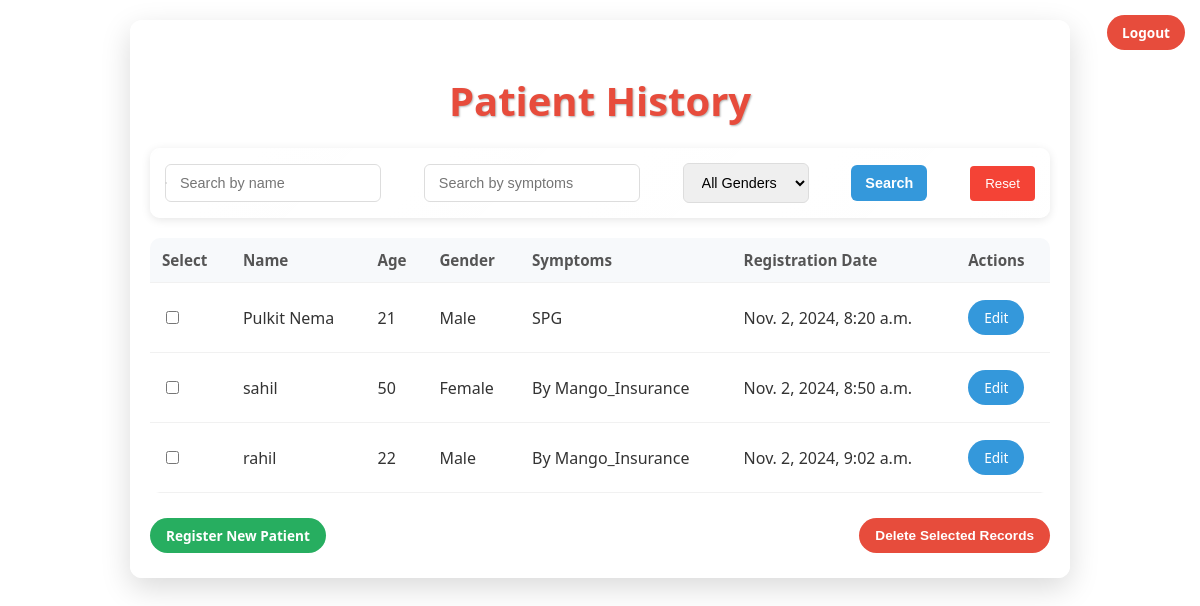
Before: /users/history/ (signed in) with the older database file.
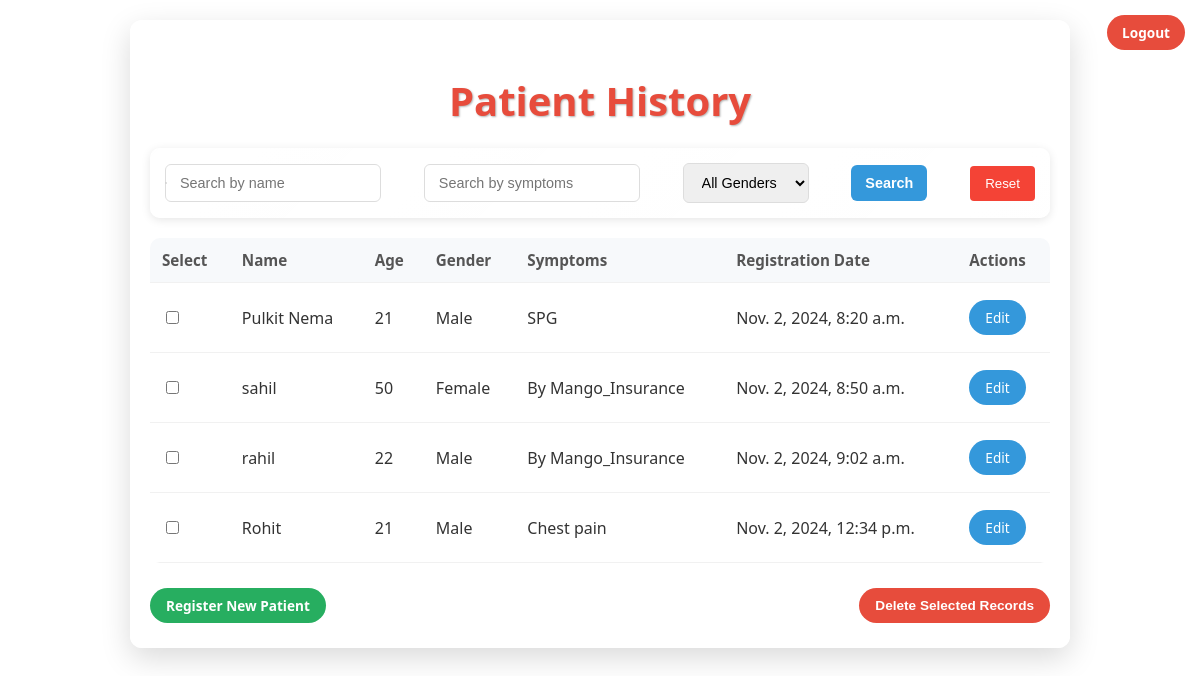
After: the same page with the newer database file.
### users/models.py (models this page shows, shortened)
class Patient(models.Model):
    name = models.CharField(max_length=100)
    age = models.IntegerField()
    gender = models.CharField(max_length=10)
    symptoms = models.TextField()
    registration_date = models.DateTimeField(auto_now_add=True)

### users/views.py (the view)
# urls.py: path('history/', views.history, name='history'),
@login_required
def history(request):
    search_query = request.GET.get('search', '')
    symptoms_query = request.GET.get('symptoms', '')
    gender_filter = request.GET.get('gender', '')
    patients = Patient.objects.all()
    if search_query:
        patients = patients.filter(name__icontains=search_query)
    if symptoms_query:
        patients = patients.filter(symptoms__icontains=symptoms_query)
    if gender_filter:
        patients = patients.filter(gender=gender_filter)
    context = {
        'patients': patients,
        'search_query': search_query,
        'symptoms_query': symptoms_query,
        'gender_filter': gender_filter,
    }
    return render(request, 'history.html', context)

### templates/users/history.html (shortened to what this page needs)
<!DOCTYPE html>
<html lang="en">
<head>
    {% load static %}
    <link rel="stylesheet" href="{% static 'css/patient_history.css' %}">
</head>
<body>
    <a href="{% url 'logout' %}" class="logout-btn">Logout</a>
    <div class="container">
        <h2>Patient History</h2>
        <form id="searchForm" class="search-form" method="GET" action="{% url 'history' %}">
            <input type="text" id="search" name="search" placeholder="Search by name" value="{{ search_query }}" oninput="fetchSuggestions()">
            <input type="text" id="symptoms" name="symptoms" placeholder="Search by symptoms" value="{{ symptoms_query }}">
            <div id="suggestions" class="suggestions-box"></div>
            <select name="gender">
                <option value="">All Genders</option>
            </select>
            <button type="submit">Search</button>
            <input type="button" value="Reset" class="reset-button" id="resetButton">
        </form>
        <form method="POST" action="{% url 'delete_patients' %}">
            <table>
                <thead>
                    <tr>
                        <th>Select</th>
                        <th>Name</th>
                        <th>Age</th>
                        <th>Gender</th>
                        <th>Symptoms</th>
                        <th>Registration Date</th>
                        <th>Actions</th>
                    </tr>
                </thead>
                <tbody>
                    {% for patient in patients %}
                        <tr>
                            <td><input type="checkbox" name="patient_ids" value="{{ patient.id }}"></td>
                            <td>{{ patient.name }}</td>
                            <td>{{ patient.age }}</td>
                            <td>{{ patient.gender }}</td>
                            <td>{{ patient.symptoms }}</td>
                            <td>{{ patient.registration_date }}</td>
                            <td>
                                <div class="table-actions">
                                    <a href="{% url 'edit_patient' patient.id %}">Edit</a>
                                </div>
                            </td>
                        </tr>
                    {% empty %}
                        <tr>
                            <td colspan="7" style="text-align: center; color: #888;">No patients found.</td>
                        </tr>
                    {% endfor %}
                </tbody>
            </table>
            <div class="action-buttons">
                <a href="{% url 'patient_entry' %}">Register New Patient</a>
                <button type="submit" class="delete-button">Delete Selected Records</button>
            </div>
        </form>
    </div>
</body>
</html>

Changed rows visible on the page:
added Patient: name "Rohit", age "21", gender "Male", symptoms "Chest pain", registration_date "Nov. 2, 2024, 12:34 p.m."
